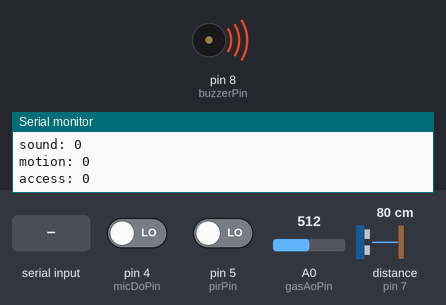
Simulated run of this sketch. Board: Arduino Uno, built with avr-gcc and run on an emulated ATmega328P. Parts: buzzer (waves = sounding, pin HIGH), the last lines printed to the serial monitor. Wiring (inferred from the names in the program): ultrasonic range finder: trigger pin 6; echo pin 7. Inputs (shaded band) come from the test bench; at power-on: A0 (gasAoPin) = 512, pin 4 (micDoPin) LOW, pin 5 (pirPin) LOW, distance to the obstacle (sensor on pin 7) 80 cm. The echo pulse lasts 58.3 µs per cm; pins used as bus, display or sensor lines are not drawn.

Above: at 2.2 s.
2.3 s: "L" received over Serial
At 3.6 s:
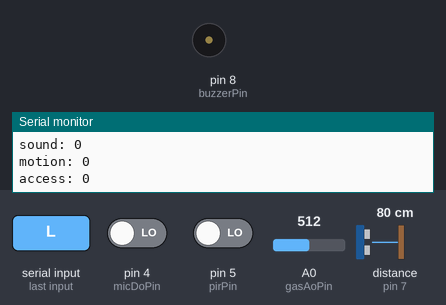
6.9 s: A0 (gasAoPin) set to 219
9.9 s: A0 (gasAoPin) set to 191
14.4 s: "H" received over Serial
At 15.0 s:
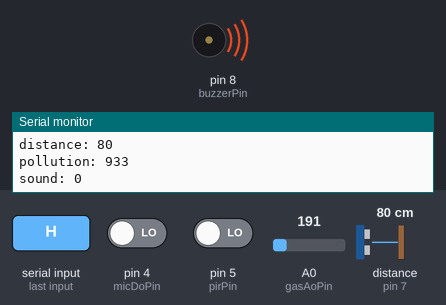
Timing chart, 0 to 17.4 s (numbered marks = the images above; inputs shaded):
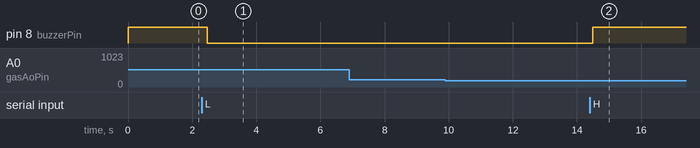

The sketch:

Arduino.ino
```cpp
#include <SPI.h>
#include <MFRC522.h>

// Define pins
#define gasAoPin        0
#define micDoPin        4
#define pirPin          5
#define distanceTrigPin 6
#define distanceEchoPin 7
#define buzzerPin       8
#define rdifRstPin      9
#define rfidSsPin       10

MFRC522 mfrc522(rfidSsPin, rdifRstPin);

void setup() {
  // Initialize serial communication
  Serial.begin(9600);
  // Set pins as input or output
  pinMode(pirPin, INPUT);
  pinMode(distanceTrigPin, OUTPUT);
  pinMode(buzzerPin, OUTPUT);
  pinMode(distanceEchoPin, INPUT);
  pinMode(gasAoPin, INPUT);
  pinMode(micDoPin, INPUT);
  digitalWrite(buzzerPin, HIGH);

  SPI.begin();
  mfrc522.PCD_Init();
  delay(1000);
  mfrc522.PCD_DumpVersionToSerial();
}

bool cardDetected = false;
int credentials = 0;
unsigned long lastEvent = 0;

void loop() {

  // Read distance from HC-SR04 sensor
  int distance = readDistance();

  // Read gas level from MQ-4 sensor
  int gasLevel = readGasLevel();

  // Read sound level from microphone sensor
  int soundLevel = readSoundLevel();

  // Read motion detection
  int motion = readMotion();

  // Read RFID Connection
  if (cardDetected) {
    // Reset flag variable
    cardDetected = false;
  } else {
    // No card detected, continue scanning
    credentials = readCredentials();
    if (credentials != 0) {
      // Card detected and UID matches
      cardDetected = true;
    }
  }

  setBuzzer();

  // Output values to the serial monitor
  Serial.print("distance: ");
  Serial.println(distance);
  // Serial.println(" cm");

  Serial.print("pollution: ");
  Serial.println(gasLevel);
  // Serial.println(" ppm");

  Serial.print("sound: ");
  Serial.println(soundLevel);
  // Serial.println(" dB");

  Serial.print("motion: ");
  Serial.println(motion);

  Serial.print("access: ");
  Serial.println(credentials);

  // Delay before next reading
  delay(200);
}

void setBuzzer() {
  if (Serial.available() > 0) {
  char command = Serial.read();
  if (command == 'H') {
    digitalWrite(buzzerPin, HIGH);
  } else if (command == 'L') {
    digitalWrite(buzzerPin, LOW);
  }
}
}

int readDistance() {
  // Send a 10 microsecond pulse to the trigger pin
  digitalWrite(distanceTrigPin, LOW);
  delayMicroseconds(2);
  digitalWrite(distanceTrigPin, HIGH);
  delayMicroseconds(10);
  digitalWrite(distanceTrigPin, LOW);

  // Read the echo pulse duration in microseconds
  long duration = pulseIn(distanceEchoPin, HIGH);

  // Calculate the distance in centimeters
  int distance = duration / 58;

  return distance;
}

int readGasLevel() {
  // Read the analog voltage level on the AO pin
  int aoLevel = analogRead(gasAoPin);

  // Calculate the gas level in parts per million (ppm)
  int gasLevel = map(aoLevel, 0, 1023, 0, 5000);

  return gasLevel;
}

int readSoundLevel() {
  // Read the analog voltage level on the microphone sensor's AO pin
  int micDoLevel = digitalRead(micDoPin);
	if (micDoLevel == HIGH) {
			return 1;
		}
  return 0;
}

int readMotion() {
  // Read pir
  int pirValue = digitalRead(pirPin);
  if (pirValue == HIGH) {
    return 1;
  }

  return 0;
}

int readCredentials() {
  // Check if there is card to read
  if (!mfrc522.PICC_IsNewCardPresent() || !mfrc522.PICC_ReadCardSerial()) {
    return 0;
  }
  // Check if UID matches expected value
  if (mfrc522.uid.uidByte[0] == 0xA3 && mfrc522.uid.uidByte[1] == 0xA3 &&
      mfrc522.uid.uidByte[2] == 0x51 && mfrc522.uid.uidByte[3] == 0x94) {
    // UID matches expected value, return 1
    return 1;
  } else {
    // UID does not match expected value
    return 2;
  }
}
```

Measured:
- after the input at 2.3 s, pin 8 (buzzerPin): HIGH → LOW after 0.17 s
- after the input at 14.4 s, pin 8 (buzzerPin): LOW → HIGH after 0.10 s
